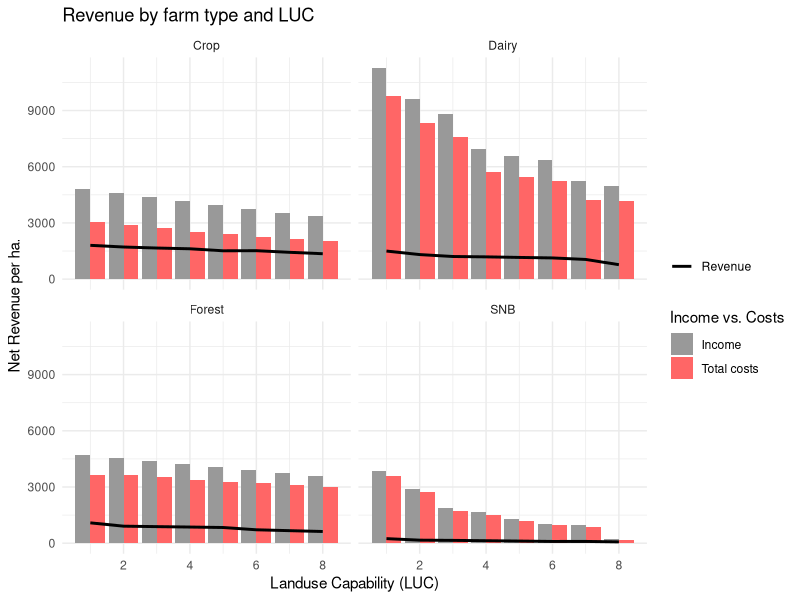
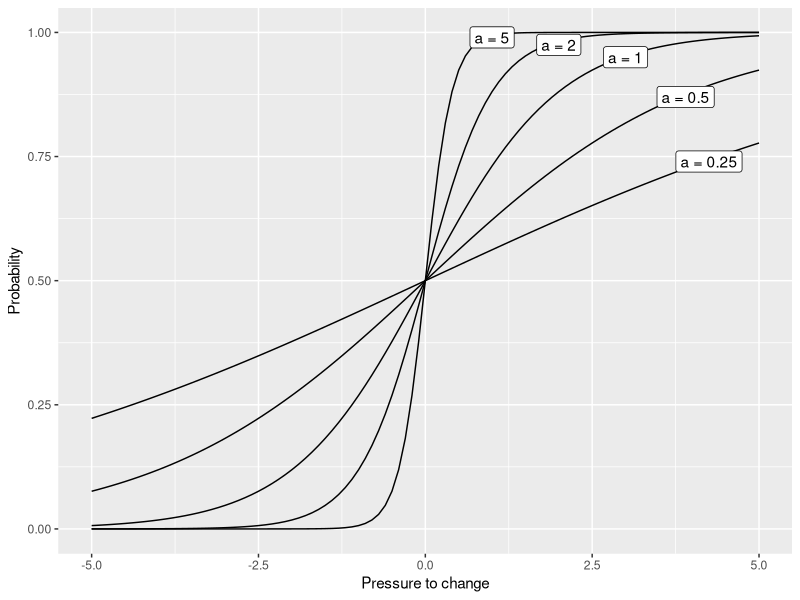

Source code (R) for these figures, in order:
## ---- chunk 1
library(tidyr)
library(dplyr)
library(stringr)
library(ggplot2)
library(kableExtra)
## ---- chunk 2
prices <- read.csv("data/market/prices.csv", 
                   header = T, row.names = 1) |> 
  slice(1:2) # only rows 1 & 2 relevant
prices |> 
  kable() |> 
  kable_styling("striped", full_width = F)
## ---- chunk 3
yields <- read.csv("data/market/commodity-yields.csv", 
                   header = T, row.names = 1)
yields |> 
  kable() |> 
  kable_styling("striped", full_width = F) |>
  scroll_box(height = "250px")
## ---- chunk 4
costs <- read.csv("data/market/input-costs.csv", 
                   header = T, row.names = 1)
costs |> 
  kable() |> 
  kable_styling("striped", full_width = F) |>
  scroll_box(height = "250px")
## ---- chunk 5
emissions <- read.csv("data/market/ghg-emissions.csv", 
                      header = T, row.names = 1)
emissions |> 
  kable() |> 
  kable_styling("striped", full_width = F) |>
  scroll_box(height = "250px")
## ---- chunk 6
prices <- prices |> 
  t() |> 
  as.data.frame() |> 
  tibble::rownames_to_column("farm_type") |>
  rename(price = Price_Commodity, carbon_tax = Price_GhG) |>
  slice(rep(row_number(), 8)) |>
  mutate(LUC = rep(1:8, each = 4))

yields <- yields |>
  slice(seq(1, 15, 2)) |> 
  t() |> 
  as.data.frame() |> 
  tibble::rownames_to_column("farm_type") |>
  pivot_longer(-1) |>
  mutate(LUC = rep(1:8, 4), yield = round(value, 1)) |>
  select(farm_type, LUC, yield)

costs <- costs |>
  slice(seq(1, 15, 2)) |> 
  t() |> 
  as.data.frame() |> 
  tibble::rownames_to_column("farm_type") |>
  pivot_longer(-1) |>
  mutate(LUC = rep(1:8, 4), costs = round(value, 1)) |>
  select(farm_type, LUC, costs)

emissions <- emissions |> 
  slice(seq(1, 15, 2)) |> 
  t() |> 
  as.data.frame() |> 
  tibble::rownames_to_column("farm_type") |>
  pivot_longer(-1) |>
  mutate(LUC = rep(1:8, 4), emissions = round(value, 1)) |>
  select(farm_type, LUC, emissions)

combined_data <- prices |>
  left_join(yields) |>
  left_join(costs) |>
  left_join(emissions) |>
  mutate(income = price * yield,
         total_costs = costs + carbon_tax * emissions,
         revenue = income - total_costs) |>
  select(farm_type, LUC, revenue, price, yield, income, costs,
         emissions, carbon_tax, total_costs) |>
  rename(Revenue = revenue, Income = income, `Total costs` = total_costs)

combined_data |> 
  kable() |> 
  kable_styling("striped", full_width = F) |>
  scroll_box(height = "250px")
## ---- chunk 7
plot_data <- combined_data |> 
  pivot_longer(cols = c("Income", "Revenue", "Total costs"))
ggplot(plot_data |> filter(name %in% c("Income", "Total costs"))) +
  geom_col(aes(x = LUC, y = value, group = name, fill = name),
           position = "dodge") + 
  scale_fill_manual(values = c("#999999", "#ff6666"), name = "Income vs. Costs") +
  geom_line(data = plot_data |> filter(name == "Revenue"), 
            aes(x = LUC, y = value, color = name), lwd = 1) +
  scale_colour_manual(values = c("black"), name = "") +
  xlab("Landuse Capability (LUC)") +
  ylab("Net Revenue per ha.") +
  ggtitle("Revenue by farm type and LUC") +
  facet_wrap(~ farm_type) +
  theme_minimal()
## ---- chunk 8
sigmoid <- function(x, a = 1) {
  1 / (1 + exp(-a * x))
}

df <- expand_grid(`Pressure to change` = -50:50 / 10, 
                  a = c(0.25, 0.5, 1, 2, 5)) |>
  mutate(Probability = sigmoid(`Pressure to change`, a))

ggplot(df) + 
  geom_line(aes(x = `Pressure to change`, y = Probability, group = a)) +
  annotate("label", x = c(4.25, 3.9, 3, 2, 1), 
           y = c(0.74, 0.87, 0.95, 0.975, 0.99),
           label = paste0("a = ", unique(df$a)))
## ---- chunk 9
probabilities <- read.csv("data/market/farmer-threshold-matrix.csv", 
                          header = T, row.names = 1)
probabilities |> 
  kable() |> 
  kable_styling("striped", full_width = F)
